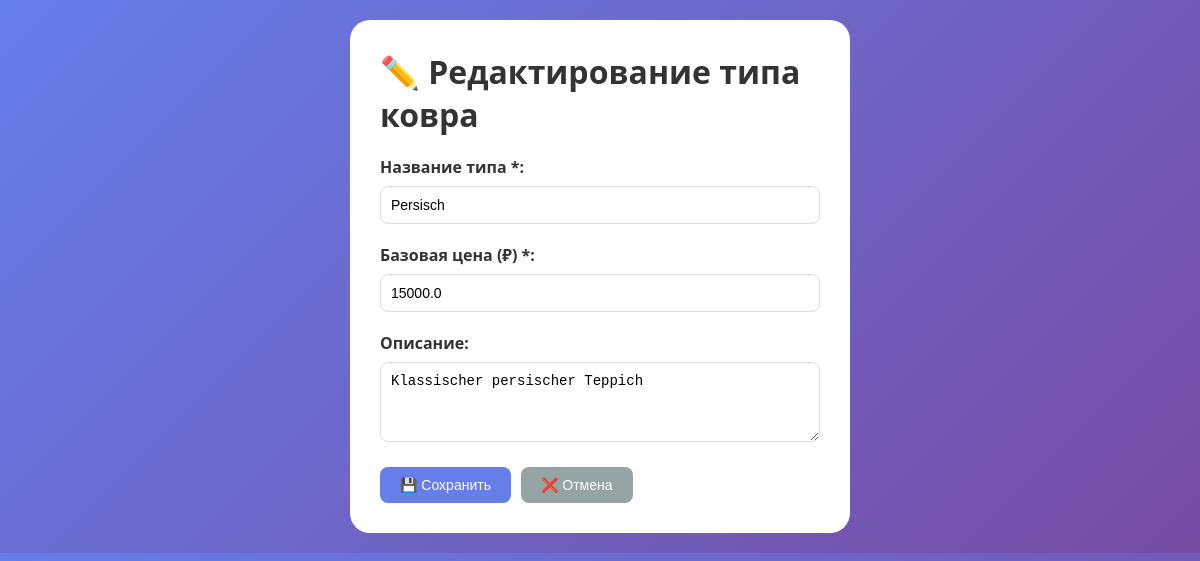
/edit_type/1, run on the app's committed database.
### app.py (models this page shows)
class CarpetType(db.Model):
    id = db.Column(db.Integer, primary_key=True)
    name = db.Column(db.String(100), nullable=False, unique=True)
    base_price = db.Column(db.Float, nullable=False)
    description = db.Column(db.Text)
    created_at = db.Column(db.DateTime, default=datetime.utcnow)
    carpets = db.relationship('Carpet', backref='carpet_type_ref', lazy=True)

### app.py (the view, shortened to what this page needs)
@app.route('/edit_type/<int:id>', methods=['GET', 'POST'])
def edit_type(id):
    carpet_type = CarpetType.query.get_or_404(id)
    return render_template('edit_type.html', type=carpet_type)

### templates/edit_type.html (shortened to what this page needs)
<!DOCTYPE html>
<html lang="ru">
<head>
</head>
<body>
    <div class="container">
        <h1>✏️ Редактирование типа ковра</h1>
        <form method="POST">
            <div class="form-group">
                <label>Название типа *:</label>
                <input type="text" name="name" value="{{ type.name }}" required>
            </div>
            <div class="form-group">
                <label>Базовая цена (₽) *:</label>
                <input type="number" name="base_price" step="1" value="{{ type.base_price }}" required>
            </div>
            <div class="form-group">
                <label>Описание:</label>
                <textarea name="description">{{ type.description or '' }}</textarea>
            </div>
            <div class="btn-group">
                <button type="submit" class="btn-primary">💾 Сохранить</button>
                <a href="{{ url_for('types_list') }}"><button type="button" class="btn-secondary">❌ Отмена</button></a>
            </div>
        </form>
    </div>
</body>
</html>

### templates/edit_type.html (style rules this page uses)
* { margin: 0; padding: 0; box-sizing: border-box; }
body { font-family: 'Segoe UI', Arial, sans-serif; background: linear-gradient(135deg, #667eea 0%, #764ba2 100%); padding: 20px; }
.container { max-width: 500px; margin: 0 auto; background: white; border-radius: 20px; padding: 30px; }
h1 { margin-bottom: 20px; color: #333; }
.form-group { margin-bottom: 20px; }
label { display: block; margin-bottom: 8px; font-weight: 600; color: #333; }
input, textarea { width: 100%; padding: 10px; border: 1px solid #ddd; border-radius: 8px; font-size: 14px; }
textarea { resize: vertical; min-height: 80px; }
button { padding: 10px 20px; border: none; border-radius: 8px; cursor: pointer; font-size: 14px; }
.btn-primary { background: #667eea; color: white; }
.btn-secondary { background: #95a5a6; color: white; }
.btn-group { display: flex; gap: 10px; margin-top: 20px; }

### data on the page
CarpetType: name "Persisch", base_price "15000.0", description "Klassischer persischer Teppich"
